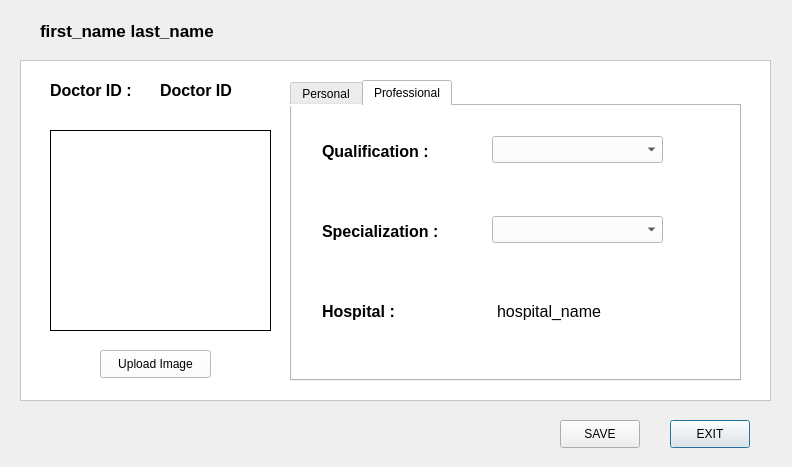
<?xml version="1.0" encoding="UTF-8"?>
<ui version="4.0">
 <class>editProfile</class>
 <widget class="QDialog" name="editProfile">
  <property name="geometry">
   <rect>
    <x>0</x>
    <y>0</y>
    <width>792</width>
    <height>467</height>
   </rect>
  </property>
  <property name="windowTitle">
   <string>Profile</string>
  </property>
  <property name="styleSheet">
   <string notr="true"/>
  </property>
  <widget class="QPushButton" name="exitButton">
   <property name="geometry">
    <rect>
     <x>670</x>
     <y>420</y>
     <width>80</width>
     <height>28</height>
    </rect>
   </property>
   <property name="styleSheet">
    <string notr="true"/>
   </property>
   <property name="text">
    <string>EXIT</string>
   </property>
  </widget>
  <widget class="QPushButton" name="saveButton">
   <property name="geometry">
    <rect>
     <x>560</x>
     <y>420</y>
     <width>80</width>
     <height>28</height>
    </rect>
   </property>
   <property name="styleSheet">
    <string notr="true"/>
   </property>
   <property name="text">
    <string>SAVE</string>
   </property>
  </widget>
  <widget class="QFrame" name="frame">
   <property name="geometry">
    <rect>
     <x>20</x>
     <y>60</y>
     <width>751</width>
     <height>341</height>
    </rect>
   </property>
   <property name="styleSheet">
    <string notr="true">background:white;</string>
   </property>
   <property name="frameShape">
    <enum>QFrame::StyledPanel</enum>
   </property>
   <property name="frameShadow">
    <enum>QFrame::Raised</enum>
   </property>
   <widget class="QWidget" name="widget" native="true">
    <property name="geometry">
     <rect>
      <x>30</x>
      <y>70</y>
      <width>221</width>
      <height>201</height>
     </rect>
    </property>
    <property name="autoFillBackground">
     <bool>false</bool>
    </property>
    <property name="styleSheet">
     <string notr="true">image: url(:/doctor_icon.png);
border-style:solid;
border-width:1px;
border-color: rgb(0, 0, 0);</string>
    </property>
   </widget>
   <widget class="QLabel" name="doctorIDLabel">
    <property name="geometry">
     <rect>
      <x>30</x>
      <y>10</y>
      <width>101</width>
      <height>41</height>
     </rect>
    </property>
    <property name="text">
     <string>&lt;html&gt;&lt;head/&gt;&lt;body&gt;&lt;p&gt;&lt;span style=&quot; font-size:12pt; font-weight:600;&quot;&gt;Doctor ID :&lt;/span&gt;&lt;/p&gt;&lt;/body&gt;&lt;/html&gt;</string>
    </property>
   </widget>
   <widget class="QLabel" name="doctorID">
    <property name="geometry">
     <rect>
      <x>140</x>
      <y>10</y>
      <width>211</width>
      <height>41</height>
     </rect>
    </property>
    <property name="styleSheet">
     <string notr="true">font-size:12pt;
font-weight:bold;</string>
    </property>
    <property name="text">
     <string>Doctor ID</string>
    </property>
   </widget>
   <widget class="QPushButton" name="uploadImage">
    <property name="geometry">
     <rect>
      <x>80</x>
      <y>290</y>
      <width>111</width>
      <height>28</height>
     </rect>
    </property>
    <property name="text">
     <string>Upload Image</string>
    </property>
   </widget>
   <widget class="QTabWidget" name="tabWidget">
    <property name="geometry">
     <rect>
      <x>270</x>
      <y>20</y>
      <width>451</width>
      <height>301</height>
     </rect>
    </property>
    <property name="styleSheet">
     <string notr="true"/>
    </property>
    <property name="currentIndex">
     <number>1</number>
    </property>
    <widget class="QWidget" name="personal">
     <attribute name="title">
      <string>Personal</string>
     </attribute>
     <widget class="QTextBrowser" name="address">
      <property name="geometry">
       <rect>
        <x>140</x>
        <y>20</y>
        <width>291</width>
        <height>101</height>
       </rect>
      </property>
      <property name="styleSheet">
       <string notr="true"/>
      </property>
      <property name="placeholderText">
       <string>Update your address</string>
      </property>
     </widget>
     <widget class="QLabel" name="addressLabel">
      <property name="geometry">
       <rect>
        <x>30</x>
        <y>60</y>
        <width>111</width>
        <height>31</height>
       </rect>
      </property>
      <property name="text">
       <string>&lt;html&gt;&lt;head/&gt;&lt;body&gt;&lt;p&gt;&lt;span style=&quot; font-size:12pt; font-weight:600;&quot;&gt;Address :&lt;/span&gt;&lt;/p&gt;&lt;/body&gt;&lt;/html&gt;</string>
      </property>
     </widget>
     <widget class="QLabel" name="city">
      <property name="geometry">
       <rect>
        <x>140</x>
        <y>150</y>
        <width>181</width>
        <height>31</height>
       </rect>
      </property>
      <property name="styleSheet">
       <string notr="true">font-size:12pt;</string>
      </property>
      <property name="text">
       <string>city_name</string>
      </property>
     </widget>
     <widget class="QLabel" name="stateLabel">
      <property name="geometry">
       <rect>
        <x>30</x>
        <y>200</y>
        <width>111</width>
        <height>31</height>
       </rect>
      </property>
      <property name="text">
       <string>&lt;html&gt;&lt;head/&gt;&lt;body&gt;&lt;p&gt;&lt;span style=&quot; font-size:12pt; font-weight:600;&quot;&gt;State : &lt;/span&gt;&lt;/p&gt;&lt;/body&gt;&lt;/html&gt;</string>
      </property>
     </widget>
     <widget class="QLabel" name="state">
      <property name="geometry">
       <rect>
        <x>140</x>
        <y>200</y>
        <width>181</width>
        <height>31</height>
       </rect>
      </property>
      <property name="styleSheet">
       <string notr="true">font-size:12pt;</string>
      </property>
      <property name="text">
       <string>state_name</string>
      </property>
     </widget>
     <widget class="QLabel" name="cityLabel">
      <property name="geometry">
       <rect>
        <x>30</x>
        <y>150</y>
        <width>111</width>
        <height>31</height>
       </rect>
      </property>
      <property name="text">
       <string>&lt;html&gt;&lt;head/&gt;&lt;body&gt;&lt;p&gt;&lt;span style=&quot; font-size:12pt; font-weight:600;&quot;&gt;City : &lt;/span&gt;&lt;/p&gt;&lt;/body&gt;&lt;/html&gt;</string>
      </property>
     </widget>
    </widget>
    <widget class="QWidget" name="professional">
     <attribute name="title">
      <string>Professional</string>
     </attribute>
     <widget class="QLabel" name="hospital">
      <property name="geometry">
       <rect>
        <x>205</x>
        <y>190</y>
        <width>201</width>
        <height>31</height>
       </rect>
      </property>
      <property name="styleSheet">
       <string notr="true">font-size:12pt;</string>
      </property>
      <property name="text">
       <string>hospital_name</string>
      </property>
     </widget>
     <widget class="QLabel" name="specializationLabel">
      <property name="geometry">
       <rect>
        <x>30</x>
        <y>110</y>
        <width>171</width>
        <height>31</height>
       </rect>
      </property>
      <property name="text">
       <string>&lt;html&gt;&lt;head/&gt;&lt;body&gt;&lt;p&gt;&lt;span style=&quot; font-size:12pt; font-weight:600;&quot;&gt;Specialization :&lt;/span&gt;&lt;/p&gt;&lt;/body&gt;&lt;/html&gt;</string>
      </property>
     </widget>
     <widget class="QLabel" name="qualificationLabel">
      <property name="geometry">
       <rect>
        <x>30</x>
        <y>30</y>
        <width>171</width>
        <height>31</height>
       </rect>
      </property>
      <property name="text">
       <string>&lt;html&gt;&lt;head/&gt;&lt;body&gt;&lt;p&gt;&lt;span style=&quot; font-size:12pt; font-weight:600;&quot;&gt;Qualification :&lt;/span&gt;&lt;/p&gt;&lt;/body&gt;&lt;/html&gt;</string>
      </property>
     </widget>
     <widget class="QLabel" name="hospitalLabel">
      <property name="geometry">
       <rect>
        <x>30</x>
        <y>190</y>
        <width>111</width>
        <height>31</height>
       </rect>
      </property>
      <property name="text">
       <string>&lt;html&gt;&lt;head/&gt;&lt;body&gt;&lt;p&gt;&lt;span style=&quot; font-size:12pt; font-weight:600;&quot;&gt;Hospital : &lt;/span&gt;&lt;/p&gt;&lt;/body&gt;&lt;/html&gt;</string>
      </property>
     </widget>
     <widget class="QComboBox" name="qualificationComboBox">
      <property name="geometry">
       <rect>
        <x>200</x>
        <y>30</y>
        <width>171</width>
        <height>27</height>
       </rect>
      </property>
     </widget>
     <widget class="QComboBox" name="specializationComboBox">
      <property name="geometry">
       <rect>
        <x>200</x>
        <y>110</y>
        <width>171</width>
        <height>27</height>
       </rect>
      </property>
     </widget>
    </widget>
   </widget>
  </widget>
  <widget class="QLabel" name="name">
   <property name="geometry">
    <rect>
     <x>40</x>
     <y>10</y>
     <width>371</width>
     <height>41</height>
    </rect>
   </property>
   <property name="styleSheet">
    <string notr="true">font-weight:bold;
font-size:13pt;</string>
   </property>
   <property name="text">
    <string>first_name last_name</string>
   </property>
  </widget>
 </widget>
 <resources>
  <include location="../../../Images/img.qrc"/>
 </resources>
 <connections/>
</ui>
